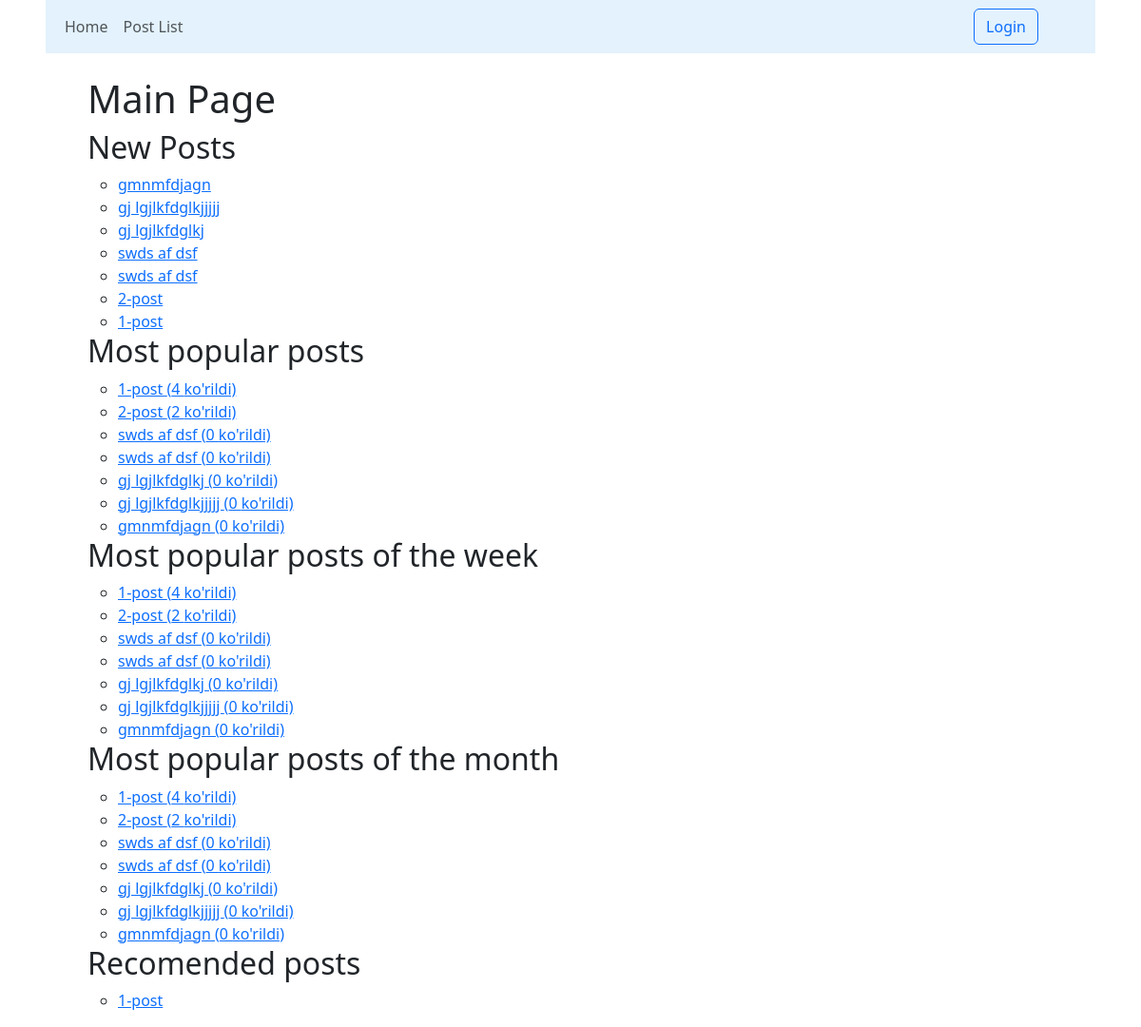
The page / on the database its author committed.
### posts/models.py (models this page shows, shortened)
class Post(models.Model):
    title = models.CharField(max_length=225)
    body = models.TextField()
    category = models.ForeignKey(Category, on_delete=models.CASCADE)
    picture = models.ImageField()
    views = models.PositiveIntegerField(default=0)
    created_at = models.DateTimeField(auto_now_add=True)
    updated_at = models.DateTimeField(auto_now=True)
    is_recommended = models.BooleanField(default=False)  # Поле для рекомендаций

### config/views.py (the view)
# urls.py: path('', home_view, name='landing_page'),
def home_view(request):
    latest_posts = Post.objects.order_by('-created_at')[:10]
    most_viewed_posts = Post.objects.order_by('-views')[:10]
    week_ago = timezone.now() - timedelta(days=7)
    popular_week_posts = Post.objects.filter(created_at__gte=week_ago).order_by('-views')[:10]
    month_ago = timezone.now() - timedelta(days=30)
    popular_month_posts = Post.objects.filter(created_at__gte=month_ago).order_by('-views')[:10]
    recommended_posts = Post.objects.filter(is_recommended=True)[:10]
    context = {
        'last_posts': latest_posts,
        'popular_posts': most_viewed_posts,
        'week_posts': popular_week_posts,
        'month_posts': popular_month_posts,
        'recommended_posts': recommended_posts,
    }
    return render(request, 'home_page.html', context)

### templates/home_page.html (shortened to what this page needs)
{% extends 'base.html' %}
{% block content %}
<html lang="en">
<head>
</head>
<body>
<ul class="spost_nav">
    <h1>Main Page</h1>
    <h2>New Posts</h2>
    <ul>
        {% for post in last_posts %}
        <li><a href="{% url 'posts:post-detail' post.id %}">{{ post.title }}</a></li>
        {% endfor %}
    </ul>
    <h2>Most popular posts</h2>
    <ul>
        {% for post in popular_posts %}
        <li><a href="{% url 'posts:post-detail' post.id %}">{{ post.title }} ({{ post.views }} ko'rildi)</a></li>
        {% endfor %}
    </ul>
    <h2>Most popular posts of the week</h2>
    <ul>
        {% for post in week_posts %}
        <li><a href="{% url 'posts:post-detail' post.id %}">{{ post.title }} ({{ post.views }} ko'rildi)</a></li>
        {% endfor %}
    </ul>
    <h2>Most popular posts of the month</h2>
    <ul>
        {% for post in month_posts %}
        <li><a href="{% url 'posts:post-detail' post.id %}">{{ post.title }} ({{ post.views }} ko'rildi)</a></li>
        {% endfor %}
    </ul>
    <h2>Recomended posts</h2>
    <ul>
        {% for post in recommended_posts %}
        <li><a href="{% url 'posts:post-detail' post.id %}">{{ post.title }}</a></li>
        {% endfor %}
    </ul>
</ul>
</body>
</html>
{% endblock content %}

### rows shown on the page
Post: title "gmnmfdjagn", views "0"
Post: title "gj lgjlkfdglkjjjjj", views "0"
Post: title "gj lgjlkfdglkj", views "0"
Post: title "swds af dsf", views "0"
Post: title "swds af dsf", views "0"
Post: title "2-post", views "2"
Post: title "1-post", views "4"
